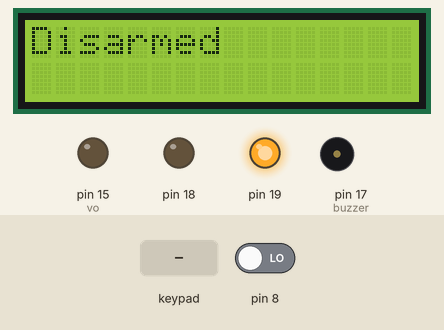
Simulated run of this sketch. Board: Arduino Uno, built with avr-gcc and run on an emulated ATmega328P. Parts: 16×2 character LCD, output pins drawn as LEDs (lit = HIGH), buzzer (waves = sounding). The test bench sets the inputs (shaded band); at power-on: pin 8 LOW. What the sketch prints to the serial monitor is not drawn.

Above: at 1.5 s.
1.6 s: keypad keys 1 1 1 1 pressed 0.4 s apart
At 2.27 s:
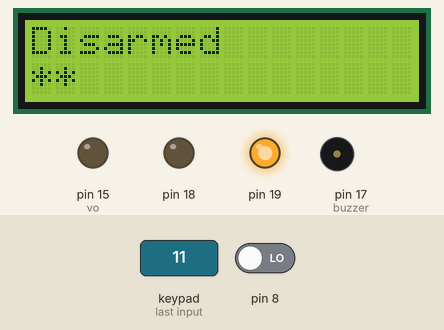
At 3.5 s:
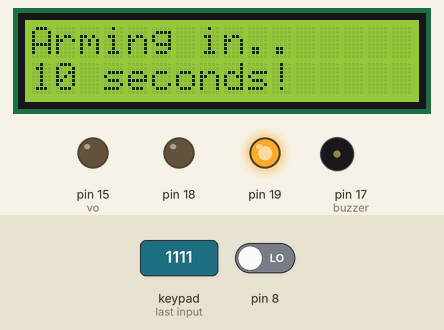
Timing chart, 0 to 16.4 s (numbered marks = the images above; inputs shaded):
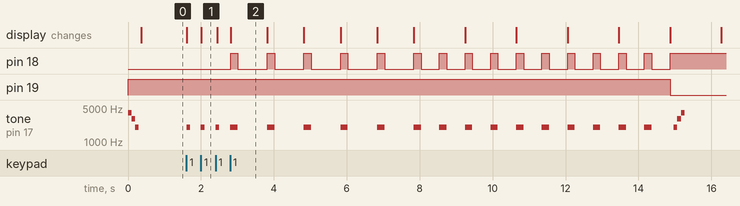

Measured:
- after the input at 1.6 s, pin 18: goes 5 × (HIGH 0.20 s, LOW 0.81 s), 10 × (HIGH 0.20 s, LOW 0.50 s), then HIGH, starting after 1.2 s; pin 19: HIGH → LOW after 13.3 s
- what the display in image 2 shows lasts 1.0 s, from 2.8 s to 3.8 s

The sketch:

Project1.ino
```cpp
#include <Keypad.h>
#include <LiquidCrystal.h>
#include "buzzer.h"
#include <arduino.h>

// -------------- Constants
const int passwordLength = 4;
const char password[passwordLength] = "1111";
// -------------- End Constants

// -------------- Keypad

const byte ROWS = 4;
const byte COLS = 4;

char hexaKeys[ROWS][COLS] = {
  { '1', '2', '3' },
  { '4', '5', '6' },
  { '7', '8', '9' }
};

byte rowPins[ROWS] = { 2, 3, 4 };
byte colPins[COLS] = { 5, 6, 7 };

Keypad customKeypad = Keypad(makeKeymap(hexaKeys), rowPins, colPins, ROWS, COLS);

// -------------- End: Keypad

// -------------- User input
char userInput[passwordLength];
int inputCount = 0;

// -------------- End: User input

// -------------- Display
const int rs = 14, en = 9, d4 = 10, d5 = 11, d6 = 12, d7 = 13, vo = 15;
char latestFirstLine[16];
char latestSecondLine[16];
LiquidCrystal lcd(rs, en, d4, d5, d6, d7);

// -------------- End: Display

// -------------- Alarm
const int armingCountDownDuration = 10;
// -------------- End: Alarm

struct {
  int isArmed = 0;
  int armingInProgress = 0;
  int armingCountDown = 0;
  int isSirenOn = 0;
  char errorMessage[16] = "";
} status;


struct {
  byte greenLed = 19;
  byte redLed = 18;
  byte sensor = 8;
  byte buzzer = 17;
} io;

void setup() {
  Serial.begin(9600);
  pinMode(io.greenLed, OUTPUT);
  pinMode(io.redLed, OUTPUT);
  pinMode(io.sensor, INPUT);
  pinMode(io.buzzer, OUTPUT);

  clearInput();
  setDisarmed();

  analogWrite(vo, 100);  // For LCD VO port, value of 100 (out of 255)
  lcd.begin(16, 2);
}

void loop() {

  if (status.armingInProgress) {
    handleArming();
  } else {
    if (status.isArmed) {
      checkMotion();
      sirenIfOn();
    }

    handleKeypad();
  }

  displayOutput();
}

void displayOutput() {
  char firstLine[16] = "";
  char secondLine[16] = "";

  if (status.armingInProgress) {
    strcpy(firstLine, "Arming in..");
    snprintf(secondLine, 16, "%d seconds!", status.armingCountDown);
  } else if (status.isArmed) {
    strcpy(firstLine, "Armed");
  } else {
    strcpy(firstLine, "Disarmed");
  }

  if (strcmp(status.errorMessage, "") != 0) { // has error
    strcpy(secondLine, status.errorMessage);
  } else if (status.isSirenOn) {
    strcpy(secondLine, "Alarm!");
  } else if (inputCount > 0) {
    for (int i = 0; i < inputCount; i++) {
      strcat(secondLine, "*");
    }
  }

  if (strcmp(firstLine, latestFirstLine) != 0 || strcmp(secondLine, latestSecondLine) != 0) {
    lcd.clear();
    lcd.setCursor(0, 0);
    lcd.write(firstLine);
    lcd.setCursor(0, 1);
    lcd.write(secondLine);

    strcpy(latestFirstLine, firstLine);
    strcpy(latestSecondLine, secondLine);
  }
}

void handleKeypad() {
  char customKey = customKeypad.getKey();

  if (customKey) {
    tone(io.buzzer, 2000, 100);
    userInput[inputCount++] = customKey;

    if (inputCount == passwordLength) {
      userInput[inputCount] = '\0';
      if (isCorrectPassword()) {
        toggleAlarm();
      } else {
        beepError(io.buzzer);
        strcpy(status.errorMessage, "Invalid PIN");
      }

      clearInput();
    } else {
      strcpy(status.errorMessage, "");
    }
  }
}

void checkMotion() {
  if (status.isSirenOn)
    return;

  int motion = digitalRead(io.sensor);

  if (motion == HIGH) {
    setSirenOn();
  }
}

void sirenIfOn() {
  if (status.isSirenOn) {
    beepOn(io.buzzer);
  } else {
    beepOff(io.buzzer);
  }
}

void setSirenOn() {
  status.isSirenOn = true;
}

int isCorrectPassword() {
  Serial.println(userInput);
  Serial.println(password);
  return strcmp(userInput, password) == 0;
}

void clearInput() {
  for (int i = 0; i < passwordLength; i++) {
    userInput[i] = "*";
  }
  inputCount = 0;
}

void toggleAlarm() {
  if (status.isArmed) {
    setDisarmed();
  } else {
    setArminCountDown();
  }
}

void setArminCountDown() {
  status.armingInProgress = 1;
  status.armingCountDown = armingCountDownDuration;
}

void setRed() {
  digitalWrite(io.greenLed, LOW);
  digitalWrite(io.redLed, HIGH);
}

void redOn() {
  digitalWrite(io.redLed, HIGH);
}

void redOff() {
  digitalWrite(io.redLed, LOW);
}

void setGreen() {
  digitalWrite(io.greenLed, HIGH);
  digitalWrite(io.redLed, LOW);
}

void handleArming() {
  if (status.armingCountDown == 0) { // ready to set armed
    setArmed();
  } else {
    if (status.armingCountDown <= 5) { // too close to be armed
      redOn();
      beepOn(io.buzzer);
      delay(200);
      redOff();
      beepOff(io.buzzer);
      delay(500);
      redOn();
      beepOn(io.buzzer);
      delay(200);
      redOff();
      beepOff(io.buzzer);
      delay(500);
    } else { // arming but not too close
      redOn();
      beepOn(io.buzzer);
      delay(200);
      redOff();
      beepOff(io.buzzer);

      delay(800);
    }

    status.armingCountDown--;
  }
}

void setDisarmed() {
  status.isArmed = false;
  status.isSirenOn = false;
  setGreen();
  beepDisarmed(io.buzzer);
}

void setArmed() {
  status.armingInProgress = 0;
  status.isArmed = true;
  setRed();
  beepArmed(io.buzzer);
  delay(1000);
}
```

buzzer.cpp
```cpp
#include "buzzer.h"
#include <Arduino.h>

void beepOn(byte buzzer) {
  tone(buzzer, 2000);
}

void beepOff(byte buzzer) {
  noTone(buzzer);
}

void beepArmed(byte buzzer) {
  const int duration = 100;
  noTone(buzzer);
  delay(duration);
  tone(buzzer, 2000);
  delay(duration);
  noTone(buzzer);
  tone(buzzer, 3000);
  delay(duration);
  noTone(buzzer);
  tone(buzzer, 4000);
  delay(duration);
  noTone(buzzer);
}

void beepDisarmed(byte buzzer) {
  const int duration = 100;
  tone(buzzer, 4000);
  delay(duration);
  noTone(buzzer);
  tone(buzzer, 3000);
  delay(duration);
  noTone(buzzer);
  tone(buzzer, 2000);
  delay(duration);
  noTone(buzzer);
}

void beepError(byte buzzer) {
  noTone(buzzer);
  tone(buzzer, 1000);
  delay(100);
  noTone(buzzer);
  delay(100);
  tone(buzzer, 1000);
  delay(300);
  noTone(buzzer);
}
```

buzzer.h
```cpp
#ifndef BUZZER_H
#define BUZZER_H
#include <Arduino.h>

void beepArmed(byte buzzer);
void beepDisarmed(byte buzzer);
void beepError(byte buzzer);
void beepOn(byte buzzer);
void beepOff(byte buzzer);

#endif
```
